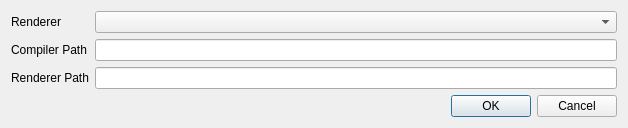
<ui version="4.0" >
 <class>RendererSettings</class>
 <widget class="QDialog" name="RendererSettings" >
  <property name="geometry" >
   <rect>
    <x>0</x>
    <y>0</y>
    <width>628</width>
    <height>123</height>
   </rect>
  </property>
  <property name="windowTitle" >
   <string>Renderer Settings</string>
  </property>
  <layout class="QVBoxLayout" name="verticalLayout" >
   <item>
    <layout class="QGridLayout" name="gridLayout" >
     <item row="0" column="0" >
      <widget class="QLabel" name="label" >
       <property name="text" >
        <string>Renderer</string>
       </property>
      </widget>
     </item>
     <item row="0" column="1" >
      <widget class="QComboBox" name="rendererCombo" />
     </item>
     <item row="1" column="0" >
      <widget class="QLabel" name="label_2" >
       <property name="text" >
        <string>Compiler Path</string>
       </property>
      </widget>
     </item>
     <item row="1" column="1" >
      <widget class="QLineEdit" name="compilerPathLE" >
       <property name="readOnly" >
        <bool>true</bool>
       </property>
      </widget>
     </item>
     <item row="2" column="0" >
      <widget class="QLabel" name="label_3" >
       <property name="text" >
        <string>Renderer Path</string>
       </property>
      </widget>
     </item>
     <item row="2" column="1" >
      <widget class="QLineEdit" name="rendererPathLE" >
       <property name="readOnly" >
        <bool>true</bool>
       </property>
      </widget>
     </item>
    </layout>
   </item>
   <item>
    <widget class="QDialogButtonBox" name="buttonBox" >
     <property name="orientation" >
      <enum>Qt::Horizontal</enum>
     </property>
     <property name="standardButtons" >
      <set>QDialogButtonBox::Cancel|QDialogButtonBox::Ok</set>
     </property>
    </widget>
   </item>
  </layout>
 </widget>
 <resources/>
 <connections>
  <connection>
   <sender>buttonBox</sender>
   <signal>accepted()</signal>
   <receiver>RendererSettings</receiver>
   <slot>accept()</slot>
   <hints>
    <hint type="sourcelabel" >
     <x>248</x>
     <y>254</y>
    </hint>
    <hint type="destinationlabel" >
     <x>157</x>
     <y>274</y>
    </hint>
   </hints>
  </connection>
  <connection>
   <sender>buttonBox</sender>
   <signal>rejected()</signal>
   <receiver>RendererSettings</receiver>
   <slot>reject()</slot>
   <hints>
    <hint type="sourcelabel" >
     <x>316</x>
     <y>260</y>
    </hint>
    <hint type="destinationlabel" >
     <x>286</x>
     <y>274</y>
    </hint>
   </hints>
  </connection>
 </connections>
</ui>
